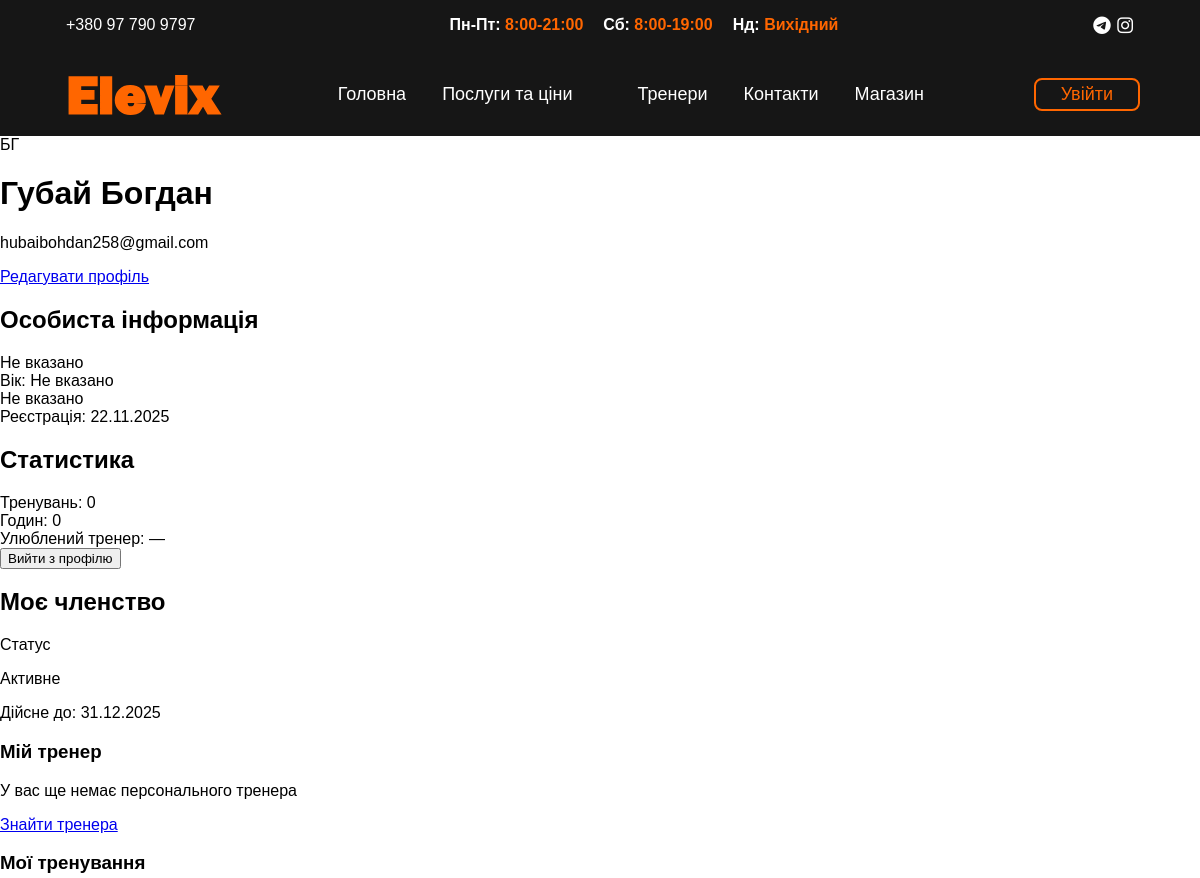
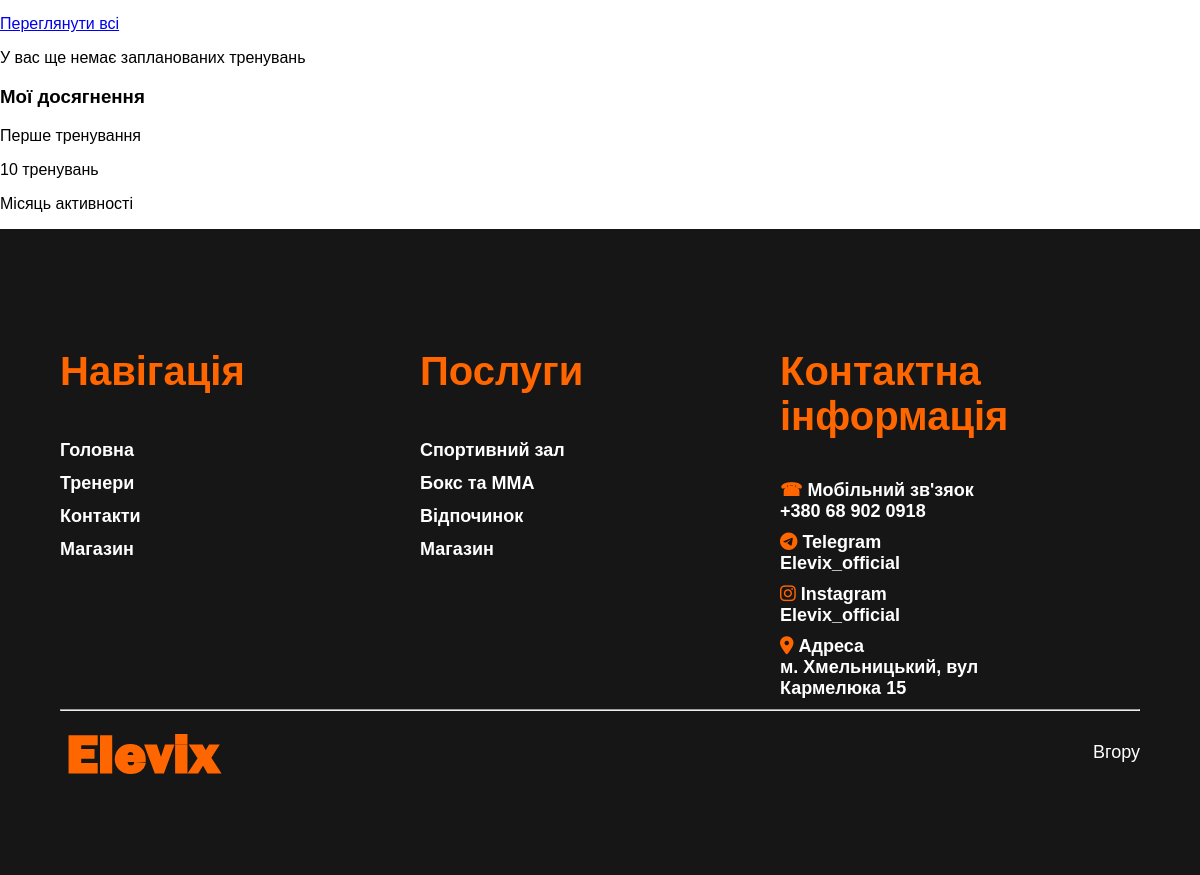
The page /elevix/profile/ (signed in) on the database its author committed (2 pictures, top to bottom).
### elevix/models.py (models this page shows, shortened)
class GymUser(AbstractUser):
    username = None
    objects = CustomUserManager()
    first_name = models.CharField("Ім'я", max_length=100)
    last_name = models.CharField("Прізвище", max_length=100)
    middle_name = models.CharField("По-батькові", max_length=100, blank=True)
    email = models.EmailField("Email", unique=True)
    phone = PhoneNumberField("Телефон", region="UA", blank=True, null=True)
    age = models.PositiveIntegerField("Вік", blank=True, null=True)
    GENDER_CHOICES = [
        ('M', 'Чоловік'),
        ('F', 'Жінка'),
        ('O', 'Інше'),
    ]
    gender = models.CharField("Стать", max_length=1, choices=GENDER_CHOICES, blank=True)
    avatar = models.ImageField("Аватар", upload_to='avatars/', blank=True, null=True)
    bio = models.TextField("Про себе", max_length=500, blank=True)
    USERNAME_FIELD = "email"
    REQUIRED_FIELDS = ["first_name", "last_name"]
    class Meta:
        db_table = 'gym_users'
        verbose_name = 'Користувач'
        verbose_name_plural = 'Користувачі'
        ordering = ['-date_joined']
    def get_full_name(self):
        parts = [self.last_name, self.first_name, self.middle_name]
        return " ".join(filter(None, parts))

### elevix/views.py (the view)
# urls.py: path("profile/", views.profile, name="profile"),
@login_required(login_url='account_login')
def profile(request):
    user = request.user
    return render(request, "elevix/profile.html", {"user": user})

### elevix/templates/elevix/profile.html (shortened to what this page needs)
{% extends "base.html" %}
{% load static %}
{% block content %}
<div>
    <div>
        <div>
            <div>
                <div>
                    <div>
                        {% if user.avatar %}
                            <img src="{{ user.avatar.url }}" alt="{{ user.get_full_name }}">
                        {% else %}
                            <span>{{ user.first_name.0 }}{{ user.last_name.0 }}</span>
                        {% endif %}
                    </div>
                    <div>
                        <h1>{{ user.get_full_name }}</h1>
                        <p>{{ user.email }}</p>
                    </div>
                    <a href="{% url 'elevix:profile_edit' %}">Редагувати профіль</a>
                </div>
            </div>
        </div>
        <div>
            <div>
                <div>
                    <h2>Особиста інформація</h2>
                    <div>
                        <div>
                            <span>{{ user.phone|default:"Не вказано" }}</span>
                        </div>
                        <div>
                            <span>Вік: {{ user.age|default:"Не вказано" }}</span>
                        </div>
                        <div>
                            <span>{{ user.get_gender_display|default:"Не вказано" }}</span>
                        </div>
                        <div>
                            <span>Реєстрація: {{ user.date_joined|date:"d.m.Y" }}</span>
                        </div>
                    </div>
                </div>
                <div>
                    <h2>Статистика</h2>
                    <div>
                        <div>
                            <span>Тренувань:</span>
                            <span>0</span>
                        </div>
                        <div>
                            <span>Годин:</span>
                            <span>0</span>
                        </div>
                        <div>
                            <span>Улюблений тренер:</span>
                            <span>—</span>
                        </div>
                    </div>
                </div>
                <form action="{% url 'account_logout' %}" method="post">
                    <button type="submit">Вийти з профілю</button>
                </form>
            </div>
            <div>
                {% if user.trainer_profile %}
                    <div>
                        <div>
                            <h2>Профіль тренера</h2>
                            <div>
                                <div>
                                    <p>Спеціалізація</p>
                                    <p>{{ user.trainer_profile.get_specialization_display }}</p>
                                </div>
                                <div>
                                    <p>Досвід роботи</p>
                                    <p>{{ user.trainer_profile.experience }} років</p>
                                </div>
                            </div>
                        </div>
                        <div>
                            <h3>Про мене</h3>
                            <p>{{ user.trainer_profile.description|default:"Опис поки не додано" }}</p>
                        </div>
                        <div>
                            <div>
                                <h3>Мої клієнти</h3>
                                <span>0 клієнтів</span>
                            </div>
                            <p>Клієнтів поки немає</p>
                        </div>
                        <div>
                            <h3>Мій розклад</h3>
                            <p>Розклад ще не створено</p>
                        </div>
                    </div>
                {% else %}
                    <div>
                        <div>
                            <h2>Моє членство</h2>
                            <div>
                                <p>Статус</p>
                                <p>Активне</p>
                                <div>
                                    <span>Дійсне до:</span>
                                    <span>31.12.2025</span>
                                </div>
                            </div>
                        </div>
                        <div>
                            <h3>Мій тренер</h3>
                            <div>
                                <p>У вас ще немає персонального тренера</p>
                                <a href="#">Знайти тренера</a>
                            </div>
                        </div>
                        <div>
                            <div>
                                <h3>Мої тренування</h3>
                                <a href="#">Переглянути всі</a>
                            </div>
                            <p>У вас ще немає запланованих тренувань</p>
                        </div>
                        <div>
                            <h3>Мої досягнення</h3>
                            <div>
                                <div>
                                    <p>Перше тренування</p>
                                </div>
                                <div>
                                    <p>10 тренувань</p>
                                </div>
                                <div>
                                    <p>Місяць активності</p>
                                </div>
                            </div>
                        </div>
                    </div>
                {% endif %}
            </div>
        </div>
    </div>
</div>
{% endblock %}

### elevix/static/elevix/css/style.css (style rules this page uses)
:root { --orange-color:#FF6600; --white-color: white; --gray-line-color:rgb(59, 56, 56); --background-black: rgb(22, 22, 22); --small-size: clamp(8px, 4vw, 16px); --txt-menu-item-size: clamp(8px, 6vw, 18px); --txt-item-service-size: clamp(8px, 6vw, 25px); --txt-big-size: clamp(44px, 4vw, 70px); --txt-middle-size: clamp(20px, 5vw, 40px); --txt-middle-middle-size: clamp(18px, 6vw, 30px); --txt-size-card-trener: clamp(22px, 4vw, 44px); }
* { box-sizing: border-box; font-family: Arial, Helvetica, sans-serif; }
html, body { width: 100%; height: 100%; padding: 0; margin: 0; top: 0; left: 0; }

### rows shown on the page
GymUser: first_name.0 "Б", last_name.0 "Г", get_full_name "Губай Богдан", email "hubaibohdan258@gmail.com", phone "Не вказано", age "Не вказано", gender "Не вказано", date_joined "22.11.2025"
